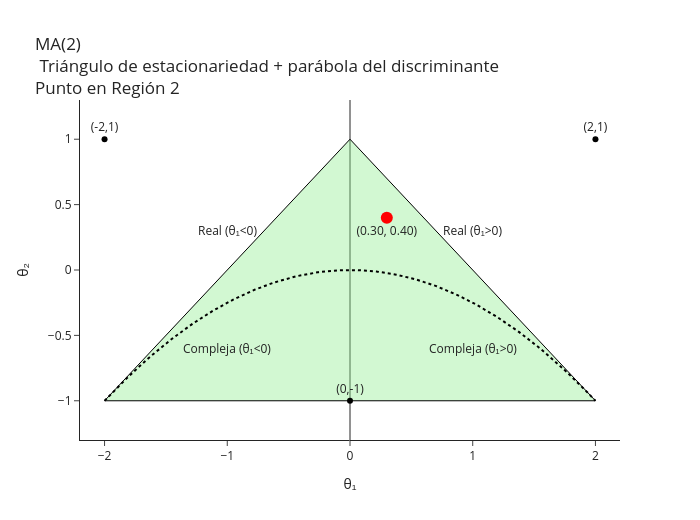
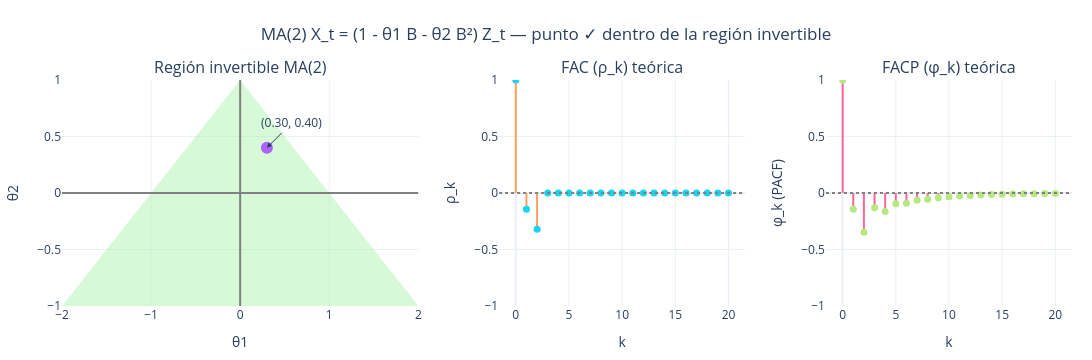

Notebook cell for these charts, in order:
### Markdown cell above
**Región Admisible #2: Discriminante > 0 y $\theta_{1} > 0$**

Consideramos el modelo:

$$
W_t = (1 - \theta_1 B - \theta_2 B^2)\alpha_t
$$

### Code cell
t1 = 0.3
t2 = 0.4


fig = ma2_region_quad(t1, t2)
fig.show()
fig = panel_ma2(theta1=t1, theta2=t2, m=20)
fig.show()

### Figure 1 — Plotly figure (JSON) as saved in the notebook; plotly's stock layout.template omitted (floating-point values rounded to 4 significant figures; data arrays with more than 128 entries replaced by an {"elided": "..."} marker saying what was removed)
{"data": [{"fill": "toself", "fillcolor": "rgba(144, 238, 144, 0.4)", "line": {"color": "black", "width": 1}, "mode": "lines", "name": "Región de Estacionariedad", "type": "scatter", "x": [-2, 2, 0, -2], "y": [-1, -1, 1, -1]}, {"line": {"color": "black", "dash": "dot", "width": 2}, "mode": "lines", "name": "Δ=0  (θ₂ = −¼ θ₁²)", "type": "scatter", "x": {"elided": "600 float values"}, "y": {"elided": "600 float values"}}, {"marker": {"color": "black", "size": 6}, "mode": "markers+text", "showlegend": false, "text": ["(-2,1)", "(2,1)", "(0,-1)"], "textposition": "top center", "type": "scatter", "x": [-2, 2, 0], "y": [1, 1, -1]}, {"marker": {"color": "red", "size": 12, "symbol": "circle"}, "mode": "markers+text", "name": "punto (θ₁, θ₂)", "text": ["(0.30, 0.40)"], "textposition": "bottom center", "type": "scatter", "x": [0.3], "y": [0.4]}], "layout": {"annotations": [{"showarrow": false, "text": "Real\n(θ₁<0)", "x": -1, "y": 0.3}, {"showarrow": false, "text": "Real\n(θ₁>0)", "x": 1, "y": 0.3}, {"showarrow": false, "text": "Compleja\n(θ₁<0)", "x": -1, "y": -0.6}, {"showarrow": false, "text": "Compleja\n(θ₁>0)", "x": 1, "y": -0.6}], "height": 520, "showlegend": false, "title": {"text": "MA(2)<br> Triángulo de estacionariedad + parábola del discriminante<br>Punto en Región 2"}, "width": 700, "xaxis": {"range": [-2.2, 2.2], "title": {"text": "θ₁"}, "zeroline": true}, "yaxis": {"range": [-1.3, 1.3], "title": {"text": "θ₂"}, "zeroline": false}}}

### Figure 2 — Plotly figure (JSON) as saved in the notebook; plotly's stock layout.template omitted (floating-point values rounded to 4 significant figures)
{"data": [{"fill": "toself", "fillcolor": "lightgreen", "hoverinfo": "skip", "line": {"width": 0}, "mode": "lines", "opacity": 0.35, "showlegend": false, "type": "scatter", "x": [-2, 2, 0, -2], "xaxis": "x", "y": [-1, -1, 1, -1], "yaxis": "y"}, {"line": {"color": "gray", "width": 2}, "mode": "lines", "showlegend": false, "type": "scatter", "x": [-2, 2], "xaxis": "x", "y": [0, 0], "yaxis": "y"}, {"line": {"color": "gray", "width": 2}, "mode": "lines", "showlegend": false, "type": "scatter", "x": [0, 0], "xaxis": "x", "y": [-1, 1], "yaxis": "y"}, {"hovertemplate": "(θ1, θ2) = (%{x:.2f}, %{y:.2f})<extra></extra>", "marker": {"size": 12}, "mode": "markers", "showlegend": false, "type": "scatter", "x": [0.3], "xaxis": "x", "y": [0.4], "yaxis": "y"}, {"line": {"width": 2}, "mode": "lines", "name": "ρ_k", "showlegend": false, "type": "scatter", "x": [0, 0, null, 1, 1, null, 2, 2, null, 3, 3, null, 4, 4, null, 5, 5, null, 6, 6, null, 7, 7, null, 8, 8, null, 9, 9, null, 10, 10, null, 11, 11, null, 12, 12, null, 13, 13, null, 14, 14, null, 15, 15, null, 16, 16, null, 17, 17, null, 18, 18, null, 19, 19, null, 20, 20, null], "xaxis": "x2", "y": [0, 1, null, 0, -0.144, null, 0, -0.32, null, 0, 0, null, 0, 0, null, 0, 0, null, 0, 0, null, 0, 0, null, 0, 0, null, 0, 0, null, 0, 0, null, 0, 0, null, 0, 0, null, 0, 0, null, 0, 0, null, 0, 0, null, 0, 0, null, 0, 0, null, 0, 0, null, 0, 0, null, 0, 0, null], "yaxis": "y2"}, {"marker": {"size": 7}, "mode": "markers", "name": "ρ_k (•)", "showlegend": false, "type": "scatter", "x": [0, 1, 2, 3, 4, 5, 6, 7, 8, 9, 10, 11, 12, 13, 14, 15, 16, 17, 18, 19, 20], "xaxis": "x2", "y": [1.0, -0.144, -0.32, 0.0, 0.0, 0.0, 0.0, 0.0, 0.0, 0.0, 0.0, 0.0, 0.0, 0.0, 0.0, 0.0, 0.0, 0.0, 0.0, 0.0, 0.0], "yaxis": "y2"}, {"line": {"width": 2}, "mode": "lines", "name": "φ_k (PACF)", "showlegend": false, "type": "scatter", "x": [0, 0, null, 1, 1, null, 2, 2, null, 3, 3, null, 4, 4, null, 5, 5, null, 6, 6, null, 7, 7, null, 8, 8, null, 9, 9, null, 10, 10, null, 11, 11, null, 12, 12, null, 13, 13, null, 14, 14, null, 15, 15, null, 16, 16, null, 17, 17, null, 18, 18, null, 19, 19, null, 20, 20, null], "xaxis": "x3", "y": [0, 1, null, 0, -0.144, null, 0, -0.348, null, 0, -0.1304, null, 0, -0.1634, null, 0, -0.09443, null, 0, -0.09037, null, 0, -0.06327, null, 0, -0.05432, null, 0, -0.0412, null, 0, -0.03388, null, 0, -0.02654, null, 0, -0.02146, null, 0, -0.01703, null, 0, -0.01368, null, 0, -0.01091, null, 0, -0.00874, null, 0, -0.006983, null, 0, -0.00559, null, 0, -0.004469, null, 0, -0.003576, null], "yaxis": "y3"}, {"marker": {"size": 7}, "mode": "markers", "name": "φ_k (PACF) (•)", "showlegend": false, "type": "scatter", "x": [0, 1, 2, 3, 4, 5, 6, 7, 8, 9, 10, 11, 12, 13, 14, 15, 16, 17, 18, 19, 20], "xaxis": "x3", "y": [1.0, -0.144, -0.348, -0.1304, -0.1634, -0.09443, -0.09037, -0.06327, -0.05432, -0.0412, -0.03388, -0.02654, -0.02146, -0.01703, -0.01368, -0.01091, -0.00874, -0.006983, -0.00559, -0.004469, -0.003576], "yaxis": "y3"}], "layout": {"annotations": [{"font": {"size": 16}, "showarrow": false, "text": "Región invertible MA(2)", "x": 0.1764, "xanchor": "center", "xref": "paper", "y": 1, "yanchor": "bottom", "yref": "paper"}, {"font": {"size": 16}, "showarrow": false, "text": "FAC (ρ_k) teórica", "x": 0.5546, "xanchor": "center", "xref": "paper", "y": 1, "yanchor": "bottom", "yref": "paper"}, {"font": {"size": 16}, "showarrow": false, "text": "FACP (φ_k) teórica", "x": 0.8782, "xanchor": "center", "xref": "paper", "y": 1, "yanchor": "bottom", "yref": "paper"}, {"arrowhead": 2, "ax": 25, "ay": -25, "showarrow": true, "text": "(0.30, 0.40)", "x": 0.3, "xref": "x", "y": 0.4, "yref": "y"}], "height": 360, "margin": {"b": 45, "l": 40, "r": 20, "t": 80}, "shapes": [{"line": {"color": "gray", "dash": "dot"}, "type": "line", "x0": 0, "x1": 1, "xref": "x2 domain", "y0": 0, "y1": 0, "yref": "y2"}, {"line": {"color": "gray", "dash": "dot"}, "type": "line", "x0": 0, "x1": 1, "xref": "x3 domain", "y0": 0, "y1": 0, "yref": "y3"}], "showlegend": false, "title": {"text": "MA(2) X_t = (1 - θ1 B - θ2 B²) Z_t — punto ✓ dentro de la región invertible", "x": 0.5, "xanchor": "center"}, "width": 1250, "xaxis": {"anchor": "y", "domain": [0, 0.3528], "range": [-2, 2], "title": {"text": "θ1"}}, "xaxis2": {"anchor": "y2", "domain": [0.4328, 0.6764], "title": {"text": "k"}}, "xaxis3": {"anchor": "y3", "domain": [0.7564, 1], "title": {"text": "k"}}, "yaxis": {"anchor": "x", "domain": [0, 1], "range": [-1, 1], "title": {"text": "θ2"}}, "yaxis2": {"anchor": "x2", "domain": [0, 1], "range": [-1, 1], "title": {"text": "ρ_k"}}, "yaxis3": {"anchor": "x3", "domain": [0, 1], "range": [-1, 1], "title": {"text": "φ_k (PACF)"}}}}
